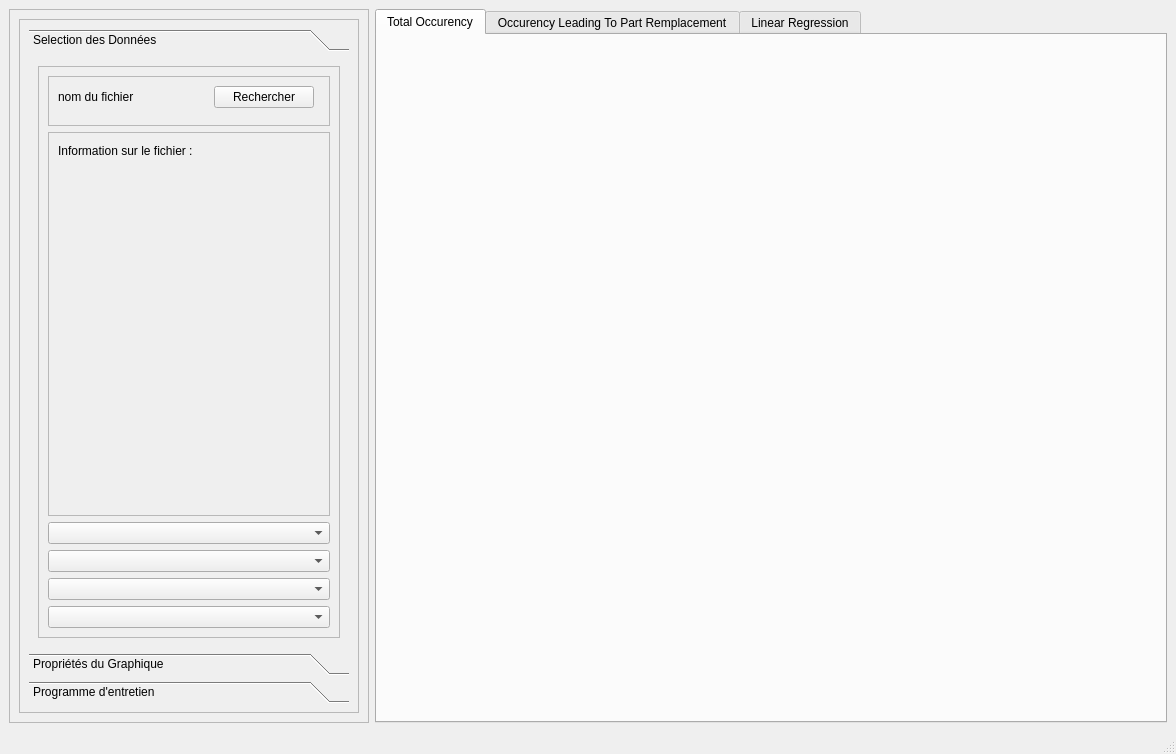
<?xml version="1.0" encoding="UTF-8"?>
<ui version="4.0">
 <class>Main_Window</class>
 <widget class="QMainWindow" name="Main_Window">
  <property name="geometry">
   <rect>
    <x>0</x>
    <y>0</y>
    <width>1176</width>
    <height>754</height>
   </rect>
  </property>
  <property name="windowTitle">
   <string>Predictive Maintenance</string>
  </property>
  <property name="windowIcon">
   <iconset>
    <normaloff>Icon.png</normaloff>Icon.png</iconset>
  </property>
  <widget class="QWidget" name="centralwidget">
   <layout class="QHBoxLayout" name="horizontalLayout">
    <item>
     <widget class="QFrame" name="frame">
      <property name="maximumSize">
       <size>
        <width>360</width>
        <height>16777215</height>
       </size>
      </property>
      <property name="frameShape">
       <enum>QFrame::StyledPanel</enum>
      </property>
      <property name="frameShadow">
       <enum>QFrame::Raised</enum>
      </property>
      <layout class="QHBoxLayout" name="horizontalLayout_2">
       <item>
        <widget class="QScrollArea" name="scrollArea">
         <property name="widgetResizable">
          <bool>true</bool>
         </property>
         <widget class="QWidget" name="scrollAreaWidgetContents">
          <property name="geometry">
           <rect>
            <x>0</x>
            <y>0</y>
            <width>338</width>
            <height>670</height>
           </rect>
          </property>
          <layout class="QVBoxLayout" name="verticalLayout_3">
           <item>
            <widget class="QToolBox" name="toolBox">
             <property name="currentIndex">
              <number>0</number>
             </property>
             <widget class="QWidget" name="page">
              <property name="geometry">
               <rect>
                <x>0</x>
                <y>0</y>
                <width>320</width>
                <height>559</height>
               </rect>
              </property>
              <attribute name="label">
               <string>Selection des Données</string>
              </attribute>
              <layout class="QHBoxLayout" name="horizontalLayout_3">
               <item>
                <widget class="QFrame" name="frame_3">
                 <property name="maximumSize">
                  <size>
                   <width>16777215</width>
                   <height>16777215</height>
                  </size>
                 </property>
                 <property name="frameShape">
                  <enum>QFrame::StyledPanel</enum>
                 </property>
                 <property name="frameShadow">
                  <enum>QFrame::Raised</enum>
                 </property>
                 <layout class="QVBoxLayout" name="verticalLayout_2">
                  <item>
                   <widget class="QFrame" name="frame_7">
                    <property name="maximumSize">
                     <size>
                      <width>16777215</width>
                      <height>50</height>
                     </size>
                    </property>
                    <property name="frameShape">
                     <enum>QFrame::StyledPanel</enum>
                    </property>
                    <property name="frameShadow">
                     <enum>QFrame::Raised</enum>
                    </property>
                    <layout class="QFormLayout" name="formLayout">
                     <item row="0" column="0">
                      <widget class="QLabel" name="fileName">
                       <property name="minimumSize">
                        <size>
                         <width>150</width>
                         <height>0</height>
                        </size>
                       </property>
                       <property name="text">
                        <string>nom du fichier</string>
                       </property>
                      </widget>
                     </item>
                     <item row="0" column="1">
                      <widget class="QPushButton" name="browseButton">
                       <property name="maximumSize">
                        <size>
                         <width>100</width>
                         <height>16777215</height>
                        </size>
                       </property>
                       <property name="text">
                        <string>Rechercher</string>
                       </property>
                       <property name="icon">
                        <iconset theme="folder">
                         <normaloff>.</normaloff>.</iconset>
                       </property>
                      </widget>
                     </item>
                    </layout>
                   </widget>
                  </item>
                  <item>
                   <widget class="QFrame" name="frame_6">
                    <property name="frameShape">
                     <enum>QFrame::StyledPanel</enum>
                    </property>
                    <property name="frameShadow">
                     <enum>QFrame::Raised</enum>
                    </property>
                    <widget class="QLabel" name="label_2">
                     <property name="geometry">
                      <rect>
                       <x>10</x>
                       <y>10</y>
                       <width>261</width>
                       <height>17</height>
                      </rect>
                     </property>
                     <property name="text">
                      <string>Information sur le fichier :</string>
                     </property>
                    </widget>
                   </widget>
                  </item>
                  <item>
                   <widget class="QComboBox" name="comboBox">
                    <property name="currentText">
                     <string/>
                    </property>
                    <property name="placeholderText">
                     <string>Flotte</string>
                    </property>
                   </widget>
                  </item>
                  <item>
                   <widget class="QComboBox" name="comboBox_2">
                    <property name="placeholderText">
                     <string>Equippement</string>
                    </property>
                   </widget>
                  </item>
                  <item>
                   <widget class="QComboBox" name="comboBox_4">
                    <property name="currentText">
                     <string/>
                    </property>
                    <property name="placeholderText">
                     <string>Numéro de la pièce</string>
                    </property>
                   </widget>
                  </item>
                  <item>
                   <widget class="QComboBox" name="comboBox_5"/>
                  </item>
                 </layout>
                </widget>
               </item>
              </layout>
             </widget>
             <widget class="QWidget" name="page_3">
              <property name="geometry">
               <rect>
                <x>0</x>
                <y>0</y>
                <width>320</width>
                <height>559</height>
               </rect>
              </property>
              <attribute name="label">
               <string>Propriétés du Graphique</string>
              </attribute>
              <layout class="QHBoxLayout" name="horizontalLayout_4">
               <item>
                <widget class="QFrame" name="frame_4">
                 <property name="frameShape">
                  <enum>QFrame::StyledPanel</enum>
                 </property>
                 <property name="frameShadow">
                  <enum>QFrame::Raised</enum>
                 </property>
                 <widget class="QPushButton" name="pushButton_2">
                  <property name="geometry">
                   <rect>
                    <x>10</x>
                    <y>20</y>
                    <width>241</width>
                    <height>25</height>
                   </rect>
                  </property>
                  <property name="text">
                   <string>Actualiser</string>
                  </property>
                  <property name="icon">
                   <iconset theme="view-refresh">
                    <normaloff>.</normaloff>.</iconset>
                  </property>
                 </widget>
                </widget>
               </item>
              </layout>
             </widget>
             <widget class="QWidget" name="page_2">
              <property name="geometry">
               <rect>
                <x>0</x>
                <y>0</y>
                <width>320</width>
                <height>559</height>
               </rect>
              </property>
              <attribute name="label">
               <string>Programme d'entretien</string>
              </attribute>
              <layout class="QHBoxLayout" name="horizontalLayout_5">
               <item>
                <widget class="QFrame" name="frame_5">
                 <property name="frameShape">
                  <enum>QFrame::StyledPanel</enum>
                 </property>
                 <property name="frameShadow">
                  <enum>QFrame::Raised</enum>
                 </property>
                 <layout class="QVBoxLayout" name="verticalLayout_4">
                  <item>
                   <widget class="QFrame" name="frame_9">
                    <property name="frameShape">
                     <enum>QFrame::StyledPanel</enum>
                    </property>
                    <property name="frameShadow">
                     <enum>QFrame::Raised</enum>
                    </property>
                    <layout class="QVBoxLayout" name="verticalLayout_5">
                     <item>
                      <widget class="QLabel" name="label_3">
                       <property name="maximumSize">
                        <size>
                         <width>16777215</width>
                         <height>50</height>
                        </size>
                       </property>
                       <property name="text">
                        <string>Programme d'entretien actuelle :</string>
                       </property>
                       <property name="alignment">
                        <set>Qt::AlignCenter</set>
                       </property>
                      </widget>
                     </item>
                     <item>
                      <widget class="QLabel" name="label_4">
                       <property name="text">
                        <string>&lt;html&gt;&lt;head/&gt;&lt;body&gt;&lt;p&gt;Numéro de la tâche :&lt;/p&gt;&lt;p&gt;P/N : &lt;/p&gt;&lt;p&gt;Type de suivi :&lt;/p&gt;&lt;p&gt;Périodicité :&lt;/p&gt;&lt;/body&gt;&lt;/html&gt;</string>
                       </property>
                      </widget>
                     </item>
                    </layout>
                   </widget>
                  </item>
                  <item>
                   <widget class="QPushButton" name="pushButton_3">
                    <property name="text">
                     <string>Nouveau programme d'entretien</string>
                    </property>
                    <property name="icon">
                     <iconset theme="appointment-new">
                      <normaloff>.</normaloff>.</iconset>
                    </property>
                   </widget>
                  </item>
                 </layout>
                </widget>
               </item>
              </layout>
             </widget>
            </widget>
           </item>
          </layout>
         </widget>
        </widget>
       </item>
      </layout>
     </widget>
    </item>
    <item>
     <widget class="QTabWidget" name="tabWidget">
      <property name="currentIndex">
       <number>0</number>
      </property>
      <widget class="QWidget" name="tab_2">
       <attribute name="title">
        <string>Total Occurency</string>
       </attribute>
       <layout class="QGridLayout" name="gridLayout_2">
        <item row="0" column="0">
         <widget class="QWidget" name="plotWidget_hist" native="true"/>
        </item>
       </layout>
      </widget>
      <widget class="QWidget" name="tab_3">
       <attribute name="title">
        <string>Occurency Leading To Part Remplacement</string>
       </attribute>
       <layout class="QGridLayout" name="gridLayout_3">
        <item row="0" column="0">
         <widget class="QWidget" name="plotWidget_hist2" native="true"/>
        </item>
       </layout>
      </widget>
      <widget class="QWidget" name="tab">
       <attribute name="title">
        <string>Linear Regression</string>
       </attribute>
       <layout class="QGridLayout" name="gridLayout">
        <item row="0" column="0">
         <widget class="QWidget" name="plotWidget" native="true"/>
        </item>
       </layout>
      </widget>
     </widget>
    </item>
   </layout>
  </widget>
  <widget class="QMenuBar" name="menubar">
   <property name="geometry">
    <rect>
     <x>0</x>
     <y>0</y>
     <width>1176</width>
     <height>22</height>
    </rect>
   </property>
  </widget>
  <widget class="QStatusBar" name="statusbar"/>
 </widget>
 <resources/>
 <connections/>
</ui>
